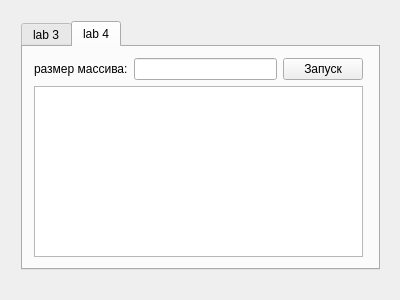
<?xml version="1.0" encoding="UTF-8"?>
<ui version="4.0">
 <class>MainWindow</class>
 <widget class="QMainWindow" name="MainWindow">
  <property name="geometry">
   <rect>
    <x>0</x>
    <y>0</y>
    <width>400</width>
    <height>300</height>
   </rect>
  </property>
  <property name="sizePolicy">
   <sizepolicy hsizetype="Maximum" vsizetype="Maximum">
    <horstretch>0</horstretch>
    <verstretch>0</verstretch>
   </sizepolicy>
  </property>
  <property name="minimumSize">
   <size>
    <width>400</width>
    <height>300</height>
   </size>
  </property>
  <property name="maximumSize">
   <size>
    <width>400</width>
    <height>300</height>
   </size>
  </property>
  <property name="windowTitle">
   <string>MainWindow</string>
  </property>
  <property name="tabShape">
   <enum>QTabWidget::Rounded</enum>
  </property>
  <widget class="QWidget" name="centralWidget">
   <property name="minimumSize">
    <size>
     <width>400</width>
     <height>300</height>
    </size>
   </property>
   <property name="maximumSize">
    <size>
     <width>400</width>
     <height>300</height>
    </size>
   </property>
   <widget class="QWidget" name="gridLayoutWidget">
    <property name="geometry">
     <rect>
      <x>10</x>
      <y>10</y>
      <width>381</width>
      <height>271</height>
     </rect>
    </property>
    <layout class="QGridLayout" name="gridLayout">
     <item row="0" column="1">
      <widget class="QTabWidget" name="tabs">
       <property name="currentIndex">
        <number>1</number>
       </property>
       <widget class="QWidget" name="tab_lab3">
        <attribute name="title">
         <string>lab 3</string>
        </attribute>
        <widget class="QWidget" name="layoutWidget">
         <property name="geometry">
          <rect>
           <x>10</x>
           <y>10</y>
           <width>351</width>
           <height>221</height>
          </rect>
         </property>
         <layout class="QVBoxLayout" name="verticalLayout">
          <item>
           <layout class="QHBoxLayout" name="horizontalLayout">
            <item>
             <widget class="QLabel" name="label_2">
              <property name="text">
               <string>epsilon:</string>
              </property>
             </widget>
            </item>
            <item>
             <widget class="QLineEdit" name="le_eps"/>
            </item>
            <item>
             <widget class="QPushButton" name="btn_lab3">
              <property name="minimumSize">
               <size>
                <width>0</width>
                <height>25</height>
               </size>
              </property>
              <property name="text">
               <string>Посчитать</string>
              </property>
             </widget>
            </item>
           </layout>
          </item>
          <item>
           <spacer name="verticalSpacer">
            <property name="orientation">
             <enum>Qt::Vertical</enum>
            </property>
            <property name="sizeHint" stdset="0">
             <size>
              <width>20</width>
              <height>40</height>
             </size>
            </property>
           </spacer>
          </item>
          <item>
           <layout class="QFormLayout" name="formLayout">
            <item row="0" column="0">
             <widget class="QLabel" name="label">
              <property name="text">
               <string>PI:</string>
              </property>
             </widget>
            </item>
            <item row="1" column="0">
             <widget class="QLabel" name="label_3">
              <property name="text">
               <string>Количество итераций:</string>
              </property>
             </widget>
            </item>
            <item row="2" column="0">
             <widget class="QLabel" name="label_4">
              <property name="text">
               <string>Время:</string>
              </property>
             </widget>
            </item>
            <item row="0" column="1">
             <widget class="QLineEdit" name="le_pi">
              <property name="readOnly">
               <bool>true</bool>
              </property>
             </widget>
            </item>
            <item row="1" column="1">
             <widget class="QLineEdit" name="le_numiter">
              <property name="readOnly">
               <bool>true</bool>
              </property>
             </widget>
            </item>
            <item row="2" column="1">
             <widget class="QLineEdit" name="le_time">
              <property name="readOnly">
               <bool>true</bool>
              </property>
             </widget>
            </item>
           </layout>
          </item>
          <item>
           <spacer name="verticalSpacer_2">
            <property name="orientation">
             <enum>Qt::Vertical</enum>
            </property>
            <property name="sizeHint" stdset="0">
             <size>
              <width>20</width>
              <height>40</height>
             </size>
            </property>
           </spacer>
          </item>
         </layout>
        </widget>
       </widget>
       <widget class="QWidget" name="tab_lab4">
        <attribute name="title">
         <string>lab 4</string>
        </attribute>
        <widget class="QWidget" name="">
         <property name="geometry">
          <rect>
           <x>0</x>
           <y>0</y>
           <width>351</width>
           <height>221</height>
          </rect>
         </property>
         <layout class="QVBoxLayout" name="verticalLayout_2">
          <item>
           <layout class="QHBoxLayout" name="horizontalLayout_2">
            <item>
             <widget class="QLabel" name="label_5">
              <property name="text">
               <string>размер массива:</string>
              </property>
             </widget>
            </item>
            <item>
             <widget class="QLineEdit" name="le_lab4"/>
            </item>
            <item>
             <widget class="QPushButton" name="btn_lab4">
              <property name="text">
               <string>Запуск</string>
              </property>
             </widget>
            </item>
           </layout>
          </item>
          <item>
           <widget class="QTextEdit" name="te_lab4">
            <property name="readOnly">
             <bool>true</bool>
            </property>
           </widget>
          </item>
         </layout>
        </widget>
       </widget>
      </widget>
     </item>
    </layout>
   </widget>
  </widget>
 </widget>
 <layoutdefault spacing="6" margin="11"/>
 <resources/>
 <connections/>
</ui>
